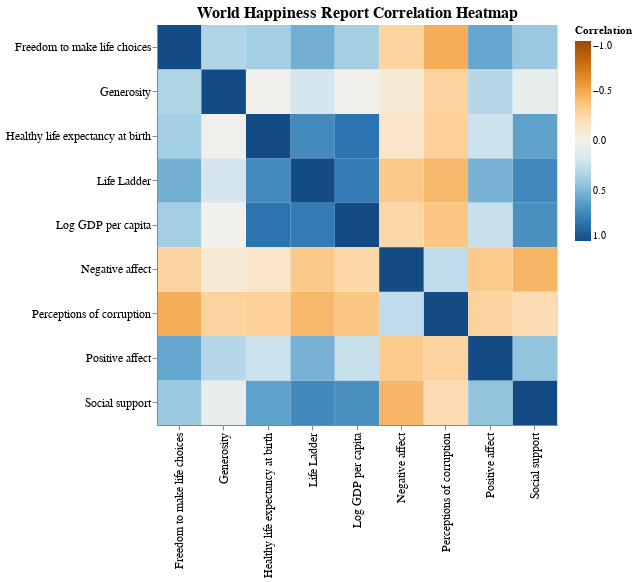

Notebook code cell kept with this figure:
### Code cell
# create heatmap based on correlation matrix
corrlong1 = pd.melt(corr_data.reset_index(), id_vars='index', value_vars=corr_data.columns)
corrlong1.columns = ['row', 'col', 'Correlation']
fig1=alt.Chart(corrlong1).mark_rect().encode(
    x=alt.X('col:O', title=None),
    y=alt.Y('row:O',  title=None),
    color=alt.Color('Correlation:Q', scale=alt.Scale(scheme='blueorange', domain=(1,-1)))).properties(
    width=400,
    height=400,
    title='World Happiness Report Correlation Heatmap'
).configure_axis(
    labelFontSize=12, 
).configure_title(
    fontSize=16  
)
fig1

### Figure 1 — Vega-Lite specification as saved in the notebook (floating-point values rounded to 4 significant figures)
{"config": {"view": {"continuousWidth": 300, "continuousHeight": 300}, "axis": {"labelFontSize": 12}, "title": {"fontSize": 16}}, "data": {"name": "data-6df4c2de989a084eb96e9107660fedba"}, "mark": {"type": "rect"}, "encoding": {"color": {"field": "Correlation", "scale": {"domain": [1, -1], "scheme": "blueorange"}, "type": "quantitative"}, "x": {"field": "col", "title": null, "type": "ordinal"}, "y": {"field": "row", "title": null, "type": "ordinal"}}, "height": 400, "title": "World Happiness Report Correlation Heatmap", "width": 400, "$schema": "https://vega.github.io/schema/vega-lite/v5.14.1.json", "datasets": {"data-6df4c2de989a084eb96e9107660fedba": [{"row": "Life Ladder", "col": "Life Ladder", "Correlation": 1.0}, {"row": "Log GDP per capita", "col": "Life Ladder", "Correlation": 0.7849}, {"row": "Social support", "col": "Life Ladder", "Correlation": 0.7217}, {"row": "Healthy life expectancy at birth", "col": "Life Ladder", "Correlation": 0.7135}, {"row": "Freedom to make life choices", "col": "Life Ladder", "Correlation": 0.5345}, {"row": "Generosity", "col": "Life Ladder", "Correlation": 0.1816}, {"row": "Perceptions of corruption", "col": "Life Ladder", "Correlation": -0.4315}, {"row": "Positive affect", "col": "Life Ladder", "Correlation": 0.5182}, {"row": "Negative affect", "col": "Life Ladder", "Correlation": -0.34}, {"row": "Life Ladder", "col": "Log GDP per capita", "Correlation": 0.7849}, {"row": "Log GDP per capita", "col": "Log GDP per capita", "Correlation": 1.0}, {"row": "Social support", "col": "Log GDP per capita", "Correlation": 0.6836}, {"row": "Healthy life expectancy at birth", "col": "Log GDP per capita", "Correlation": 0.8181}, {"row": "Freedom to make life choices", "col": "Log GDP per capita", "Correlation": 0.3675}, {"row": "Generosity", "col": "Log GDP per capita", "Correlation": -0.0008542}, {"row": "Perceptions of corruption", "col": "Log GDP per capita", "Correlation": -0.3528}, {"row": "Positive affect", "col": "Log GDP per capita", "Correlation": 0.2379}, {"row": "Negative affect", "col": "Log GDP per capita", "Correlation": -0.2475}, {"row": "Life Ladder", "col": "Social support", "Correlation": 0.7217}, {"row": "Log GDP per capita", "col": "Social support", "Correlation": 0.6836}, {"row": "Social support", "col": "Social support", "Correlation": 1.0}, {"row": "Healthy life expectancy at birth", "col": "Social support", "Correlation": 0.5977}, {"row": "Freedom to make life choices", "col": "Social support", "Correlation": 0.4093}, {"row": "Generosity", "col": "Social support", "Correlation": 0.06857}, {"row": "Perceptions of corruption", "col": "Social support", "Correlation": -0.2226}, {"row": "Positive affect", "col": "Social support", "Correlation": 0.431}, {"row": "Negative affect", "col": "Social support", "Correlation": -0.4418}, {"row": "Life Ladder", "col": "Healthy life expectancy at birth", "Correlation": 0.7135}, {"row": "Log GDP per capita", "col": "Healthy life expectancy at birth", "Correlation": 0.8181}, {"row": "Social support", "col": "Healthy life expectancy at birth", "Correlation": 0.5977}, {"row": "Healthy life expectancy at birth", "col": "Healthy life expectancy at birth", "Correlation": 1.0}, {"row": "Freedom to make life choices", "col": "Healthy life expectancy at birth", "Correlation": 0.3735}, {"row": "Generosity", "col": "Healthy life expectancy at birth", "Correlation": 0.01078}, {"row": "Perceptions of corruption", "col": "Healthy life expectancy at birth", "Correlation": -0.299}, {"row": "Positive affect", "col": "Healthy life expectancy at birth", "Correlation": 0.223}, {"row": "Negative affect", "col": "Healthy life expectancy at birth", "Correlation": -0.1407}, {"row": "Life Ladder", "col": "Freedom to make life choices", "Correlation": 0.5345}, {"row": "Log GDP per capita", "col": "Freedom to make life choices", "Correlation": 0.3675}, {"row": "Social support", "col": "Freedom to make life choices", "Correlation": 0.4093}, {"row": "Healthy life expectancy at birth", "col": "Freedom to make life choices", "Correlation": 0.3735}, {"row": "Freedom to make life choices", "col": "Freedom to make life choices", "Correlation": 1.0}, {"row": "Generosity", "col": "Freedom to make life choices", "Correlation": 0.325}, {"row": "Perceptions of corruption", "col": "Freedom to make life choices", "Correlation": -0.4765}, {"row": "Positive affect", "col": "Freedom to make life choices", "Correlation": 0.5787}, {"row": "Negative affect", "col": "Freedom to make life choices", "Correlation": -0.2754}, {"row": "Life Ladder", "col": "Generosity", "Correlation": 0.1816}, {"row": "Log GDP per capita", "col": "Generosity", "Correlation": -0.0008542}, {"row": "Social support", "col": "Generosity", "Correlation": 0.06857}, {"row": "Healthy life expectancy at birth", "col": "Generosity", "Correlation": 0.01078}, {"row": "Freedom to make life choices", "col": "Generosity", "Correlation": 0.325}, {"row": "Generosity", "col": "Generosity", "Correlation": 1.0}, {"row": "Perceptions of corruption", "col": "Generosity", "Correlation": -0.2794}, {"row": "Positive affect", "col": "Generosity", "Correlation": 0.3071}, {"row": "Negative affect", "col": "Generosity", "Correlation": -0.0808}, {"row": "Life Ladder", "col": "Perceptions of corruption", "Correlation": -0.4315}, {"row": "Log GDP per capita", "col": "Perceptions of corruption", "Correlation": -0.3528}, {"row": "Social support", "col": "Perceptions of corruption", "Correlation": -0.2226}, {"row": "Healthy life expectancy at birth", "col": "Perceptions of corruption", "Correlation": -0.299}, {"row": "Freedom to make life choices", "col": "Perceptions of corruption", "Correlation": -0.4765}, {"row": "Generosity", "col": "Perceptions of corruption", "Correlation": -0.2794}, {"row": "Perceptions of corruption", "col": "Perceptions of corruption", "Correlation": 1.0}, {"row": "Positive affect", "col": "Perceptions of corruption", "Correlation": -0.2806}, {"row": "Negative affect", "col": "Perceptions of corruption", "Correlation": 0.2663}, {"row": "Life Ladder", "col": "Positive affect", "Correlation": 0.5182}, {"row": "Log GDP per capita", "col": "Positive affect", "Correlation": 0.2379}, {"row": "Social support", "col": "Positive affect", "Correlation": 0.431}, {"row": "Healthy life expectancy at birth", "col": "Positive affect", "Correlation": 0.223}, {"row": "Freedom to make life choices", "col": "Positive affect", "Correlation": 0.5787}, {"row": "Generosity", "col": "Positive affect", "Correlation": 0.3071}, {"row": "Perceptions of corruption", "col": "Positive affect", "Correlation": -0.2806}, {"row": "Positive affect", "col": "Positive affect", "Correlation": 1.0}, {"row": "Negative affect", "col": "Positive affect", "Correlation": -0.3303}, {"row": "Life Ladder", "col": "Negative affect", "Correlation": -0.34}, {"row": "Log GDP per capita", "col": "Negative affect", "Correlation": -0.2475}, {"row": "Social support", "col": "Negative affect", "Correlation": -0.4418}, {"row": "Healthy life expectancy at birth", "col": "Negative affect", "Correlation": -0.1407}, {"row": "Freedom to make life choices", "col": "Negative affect", "Correlation": -0.2754}, {"row": "Generosity", "col": "Negative affect", "Correlation": -0.0808}, {"row": "Perceptions of corruption", "col": "Negative affect", "Correlation": 0.2663}, {"row": "Positive affect", "col": "Negative affect", "Correlation": -0.3303}, {"row": "Negative affect", "col": "Negative affect", "Correlation": 1.0}]}}
